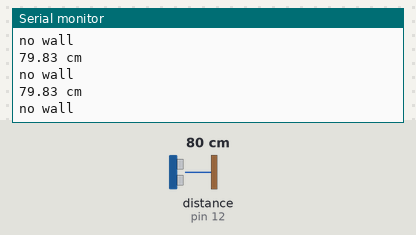
Recording of a sketch running on a simulated Arduino Uno, built with avr-gcc and run on an emulated ATmega328P. On the bench: the last lines printed to the serial monitor. Wiring (inferred from the names in the program): ultrasonic range finder: trigger pin 11; echo pin 12. Inputs (shaded band) come from the test bench; at power-on: distance to the obstacle (sensor on pin 12) 80 cm. The echo pulse lasts 58.3 µs per cm.

Above: at 3.4 s.
3.5 s: distance to the obstacle (sensor on pin 12) set to 4 cm
At 3.85 s:
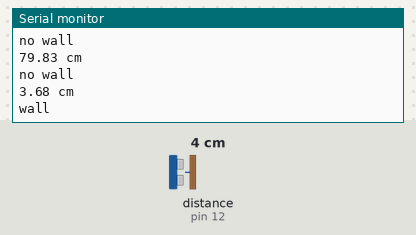
5.0 s: distance to the obstacle (sensor on pin 12) set to 7 cm
At 5.36 s:
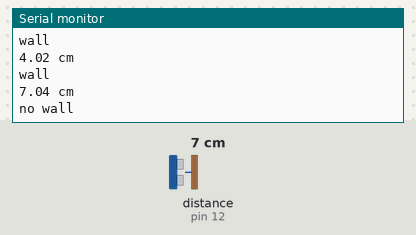
Timing chart, 0 to 8.0 s (numbered marks = the images above; inputs shaded):
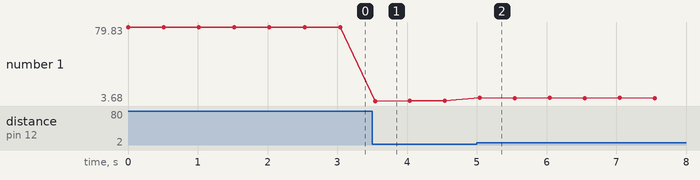

Measured:
- the behaviour switches between 6 and 7 cm on distance to the obstacle (sensor on pin 12) (found by bisection; images 1 and 2)
- after the input at 3.5 s, the serial monitor: prints a new line at once (image 1)
- after the input at 5.0 s, the serial monitor: prints a new line after 0.05 s (image 2)
- plotted number 1: 79.83 → 4.02 after the input at 3.5 s, 4.02 → 7.04 after the input at 5.0 s

The sketch:

ULTRASONIC.ino
```cpp
//This program detects the distance from an obstacle using an ultrasonic sensor
//Written by Olivia Yem

int trigPin = 11;
int echoPin = 12;

void setup() {
  Serial.begin(9600);
  pinMode(trigPin, OUTPUT);
  pinMode(echoPin, INPUT);
}

void loop() {
  digitalWrite(trigPin, LOW);
  delayMicroseconds(5);
  digitalWrite(trigPin, HIGH);
  delayMicroseconds(10);
  digitalWrite(trigPin, LOW);

  pinMode(echoPin, INPUT);
  long duration = pulseIn(echoPin, HIGH);


  double cm = (duration/2) / 29.1;     // Divide by 29.1 or multiply by 0.0343

  Serial.print(cm);
  Serial.println(" cm");

  if (cm > 7) {
    Serial.println("no wall");
  } else {
    Serial.println("wall");
  }

  delay(500);
}
```
